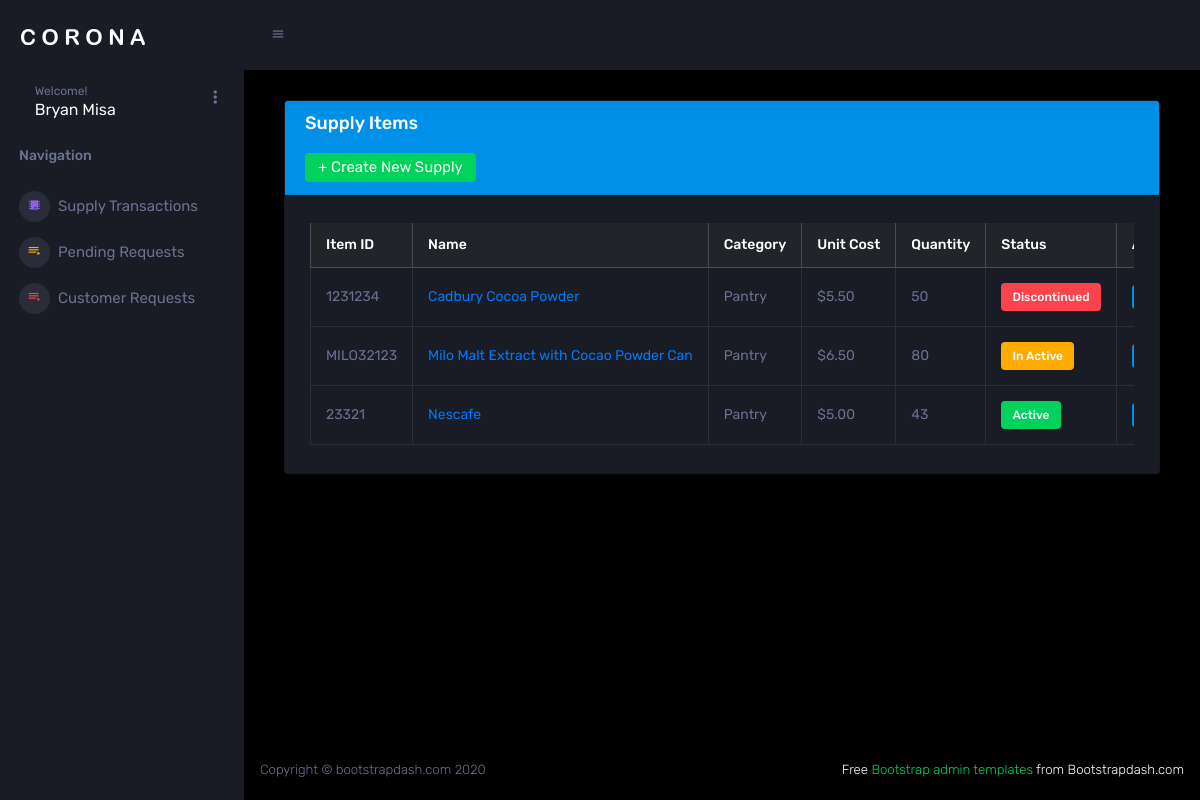
Screenshot of /supplyitem/lists (signed in) with the database file from the repository.
### supply/models.py (models this page shows, shortened)
class CustomUser(AbstractUser):
    USER_TYPE_CHOICES = [
        ('admin', 'Admin'),
        ('supplier', 'Supplier'),
        ('supply_manager', 'Supply Manager'),
        ('customer', 'Customer'),
    ]
    user_type = models.CharField(max_length=20, choices=USER_TYPE_CHOICES, default='admin')
    groups = models.ManyToManyField(
        Group,
        related_name='customuser_set',
        blank=True,
        help_text='The groups this user belongs to.',
        verbose_name='groups'
    )
    user_permissions = models.ManyToManyField(
        Permission,
        related_name='customuser_set',
        blank=True,
        help_text='Specific permissions for this user.',
        verbose_name='user permissions'
    )

class SupplyItem(models.Model):
    STATUS_CHOICES = [
        ('ACTIVE', 'Active'),
        ('INACTIVE', 'Inactive'),
        ('DISCONTINUED', 'Discontinued'),
    ]
    item_id = models.CharField(max_length=100, unique=True)  # SKU or barcode
    name = models.CharField(max_length=255)
    quantity = models.PositiveIntegerField(default=0)
    description = models.TextField(blank=True, null=True)
    category = models.CharField(max_length=100)
    unit_of_measure = models.CharField(max_length=50)
    reorder_level = models.PositiveIntegerField(default=10)
    unit_cost = models.DecimalField(max_digits=10, decimal_places=2)
    status = models.CharField(max_length=20, choices=STATUS_CHOICES, default='active')
    supply_image = models.ImageField(upload_to='supply_images/', blank=True, null=True)
    lead_time_days = models.PositiveIntegerField(default=7)
    expiration_date = models.DateField(blank=True, null=True)
    date_added = models.DateTimeField(auto_now_add=True)
    last_updated = models.DateTimeField(auto_now=True)
    created_at = models.DateTimeField(auto_now_add=True)
    updated_at = models.DateTimeField(auto_now=True)
    class Meta:
        ordering = ['name']
        verbose_name = 'Supply Item'
        verbose_name_plural = 'Supply Items'

### supply/views.py (the view, shortened to what this page needs)
# urls.py: path('supplyitem/lists', SupplyItemListView.as_view(), name='supplyitem_list'),
class SupplyItemListView(LoginRequiredMixin, UserPassesTestMixin, PermissionRequiredMixin, ListView):
    permission_required = 'supply.view_supplyitem'
    model = SupplyItem
    template_name = 'supply/supplyitem_list.html'
    context_object_name = 'supply_items'
    def test_func(self):
        return self.request.user.user_type == 'supply_manager'
    def get_context_data(self, **kwargs):
        context = super().get_context_data(**kwargs)
        context['forms'] = {item.id: SupplyItemForm(instance=item) for item in self.get_queryset()}
        return context

### supply/templatetags/supply_tags.py (called while the page is built)
@register.filter
def get_item(dictionary, key):
    return dictionary.get(key)

### assets/templates/supply/supplyitem_list.html (shortened to what this page needs)
{% extends "base/base.html" %}
{% load supply_tags %}
{% block content %}
<div class="col-lg-12 grid-margin stretch-card">
    <div class="card shadow-lg">
        <div class="card-header bg-primary text-white">
            <h4 class="card-title">Supply Items</h4>
            <div class="text-right">
                <a class="btn btn-success float-left" href="{% url 'supply:create_supply_item' %}">+ Create New Supply</a>
            </div>
        </div>
        <div class="card-body">
            <div class="table-responsive">
                <table class="table table-hover table-bordered custom-hover">
                    <thead class="thead-dark">
                        <tr>
                            <th>Item ID</th>
                            <th>Name</th>
                            <th>Category</th>
                            <th>Unit Cost</th>
                            <th>Quantity</th>
                            <th>Status</th>
                            <th>Actions</th>
                        </tr>
                    </thead>
                    <tbody>
                        {% for item in supply_items %}
                        <tr>
                            <td>{{ item.item_id }}</td>
                            <td><a href="{% url "supply:supplyitem_detail" item.id %}">{{ item.name }}</a></td>
                            <td>{{ item.category }}</td>
                            <td>${{ item.unit_cost|floatformat:2 }}</td>
                             <td>{{ item.quantity }}</td>
                            <td>
                                {% if item.status == 'active' %}
                                    <span class="badge badge-success">Active</span>
                                {% elif item.status == 'inactive' %}
                                    <span class="badge badge-warning">In Active</span>
                                {% elif item.status == 'discontinued' %}
                                    <span class="badge badge-danger">Discontinued</span>
                                {% else %}
                                    <span class="badge badge-secondary">{{ item.status }}</span>
                                {% endif %}
                            </td>
                            <td>
                                <button
                                    class="btn btn-sm btn-primary"
                                    data-toggle="modal"
                                    data-target="#editModal{{ item.id }}">
                                </button>
                            </td>
                        </tr>
                        {% empty %}
                        <tr>
                            <td colspan="6" class="text-center text-muted">No supply items found.</td>
                        </tr>
                        {% endfor %}
                    </tbody>
                </table>
            </div>
        </div>
    </div>
</div>
{% endblock content %}

### assets/templates/partials/_sidebar.html (shortened to what this page needs)
{% load static %}
<div class="container-scroller">
      <nav class="sidebar sidebar-offcanvas" id="sidebar">
        <div class="sidebar-brand-wrapper d-none d-lg-flex align-items-center justify-content-center fixed-top">
          <a class="sidebar-brand brand-logo" href="{% static 'index.html' %}"><img src="{% static 'images/logo.svg' %}" alt="logo" /></a>
        </div>
        <ul class="nav">
          <li class="nav-item profile">
            <div class="profile-desc">
              <div class="profile-pic">
                <div class="profile-name">
                  <span>Welcome!</span>
                  <h5 class="mb-0 font-weight-normal">{{ request.user.first_name }} {{ request.user.last_name }}</h5>
                </div>
              </div>
              <a href="#" id="profile-dropdown" data-toggle="dropdown"><i class="mdi mdi-dots-vertical"></i></a>
            </div>
          </li>
          {% if request.user.user_type == 'supply_manager' %}
            {% include "partials/sidebars/_supply_manager_sidebar.html" %}
          {% elif request.user.user_type == 'supplier' %}
            {% include "partials/sidebars/_supplier_sidebar.html" %}
          {% elif request.user.user_type == 'customer' %}
            {% include "partials/sidebars/_customer_sidebar.html" %}
          {% endif %}
        </ul>
      </nav>

### rows the page displays
CustomUser: user.first_name "Bryan", user.last_name "Misa"
SupplyItem: item_id "1231234", name "Cadbury Cocoa Powder", category "Pantry", unit_cost "5.50", quantity "50", status "Discontinued"
SupplyItem: item_id "MILO32123", name "Milo Malt Extract with Cocao Powder Can", category "Pantry", unit_cost "6.50", quantity "80", status "In Active"
SupplyItem: item_id "23321", name "Nescafe", category "Pantry", unit_cost "5.00", quantity "43", status "Active"
